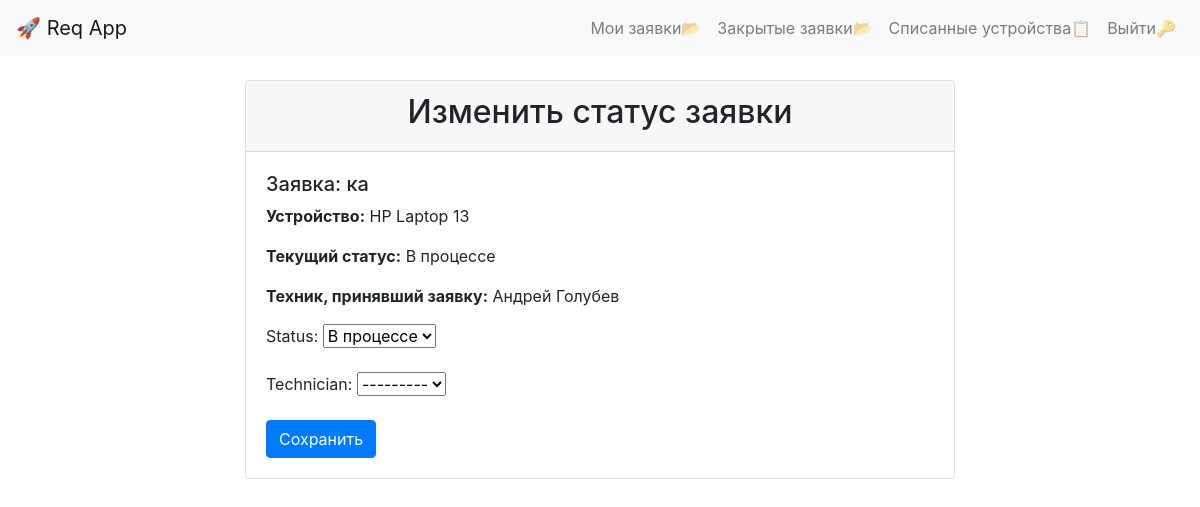
Page /change_status/39/ (signed in) on the committed database.
### reqapp/models.py (models this page shows, shortened)
class Request(models.Model):
    STATUS_CHOICES = (
        ('open', 'Открыта'),
        ('in_progress', 'В процессе'),
        ('closed', 'Закрыта'),
    )
    user = models.ForeignKey(User, on_delete=models.CASCADE)
    device = models.ForeignKey(Device, on_delete=models.SET_NULL, blank=True, null=True)
    description = models.TextField()
    status = models.CharField(max_length=20, choices=STATUS_CHOICES, default='open')
    created_at = models.DateTimeField(auto_now_add=True)
    technician = models.ForeignKey(User, on_delete=models.SET_NULL, null=True, blank=True, related_name='technician_requests')  # Поле для техники

class Device(models.Model):
    name = models.CharField(max_length=100)
    description = models.TextField(blank=True, null=True)
    category = models.ForeignKey(Category, on_delete=models.SET_NULL, blank=True, null=True, related_name='devices')
    code = models.CharField(max_length=100, blank=True, null=True, unique=True)
    audience = models.ForeignKey(Audience, on_delete=models.SET_NULL, blank=True, null=True, related_name='devices')
    equipment_number = models.CharField(max_length=50, unique=True, blank=True, null=True)
    purchase_date = models.DateField(blank=True, null=True)
    initial_cost = models.DecimalField(max_digits=12, decimal_places=2, blank=True, null=True)
    location = models.CharField(max_length=100, blank=True, null=True)
    residual_value = models.DecimalField(max_digits=12, decimal_places=2, blank=True, null=True)
    is_deleted = models.BooleanField(default=False)  # Флаг для удаления
    updated_at = models.DateTimeField(auto_now=True)

### reqapp/views.py (the view)
# urls.py: path('change_status/<int:request_id>/', change_status, name='change_status'),
def change_status(request, request_id):
    if not request.user.is_authenticated:
        return redirect('login')
    request_instance = get_object_or_404(Request, id=request_id)
    if not request.user.groups.filter(name='Technician').exists():
        return HttpResponse('У вас нет прав для изменения статуса заявки.', status=403)
    if request.method == 'POST':
        form = ChangeStatusForm(request.POST)
        if form.is_valid():
            new_status = form.cleaned_data['status']
            technician = form.cleaned_data['technician']  # Получаем техника, который изменяет статус
            request_instance.set_status(new_status, technician)  # Сохраняем техника и статус
            messages.success(request, 'Статус заявки успешно изменён!')
            return redirect('request_list')
    else:
        form = ChangeStatusForm(initial={'status': request_instance.status})
    return render(request, 'change_status.html', {'form': form, 'request_instance': request_instance})

### reqapp/forms.py
class ChangeStatusForm(forms.Form):
    STATUS_CHOICES = Request.STATUS_CHOICES
    status = forms.ChoiceField(choices=STATUS_CHOICES)
    technician = forms.ModelChoiceField(queryset=User.objects.filter(groups__name='Technician'), required=True)  # Только техники могут изменять статус

### reqapp/templates/change_status.html (shortened to what this page needs)
{% extends 'base.html' %}
{% block content %}
<div class="container">
    <div class="row justify-content-center">
        <div class="col-md-8">
            <div class="card">
                <div class="card-header text-center">
                    <h2>Изменить статус заявки</h2>
                </div>
                <div class="card-body">
                    <h5>Заявка: {{ request_instance.description }}</h5>
                    <p><strong>Устройство:</strong> {% if request_instance.device %}{{ request_instance.device.name }}{% else %}Не указано{% endif %}</p>
                    <p><strong>Текущий статус:</strong> {{ request_instance.get_status_display }}</p>
                    {% if request_instance.technician %}
                        <p><strong>Техник, принявший заявку:</strong> {{ request_instance.technician.first_name }} {{ request_instance.technician.last_name }}</p>
                    {% else %}
                        <p><strong>Техник не назначен.</strong></p>
                    {% endif %}
                    <form method="post">
                        {{ form.as_p }}
                        <button type="submit" class="btn btn-primary">Сохранить</button>
                    </form>
                </div>
            </div>
        </div>
    </div>
</div>
{% endblock %}

### rows in the picture
Request: description "ка", device.name "HP Laptop 13", status "В процессе", technician.first_name "Андрей", technician.last_name "Голубев"
